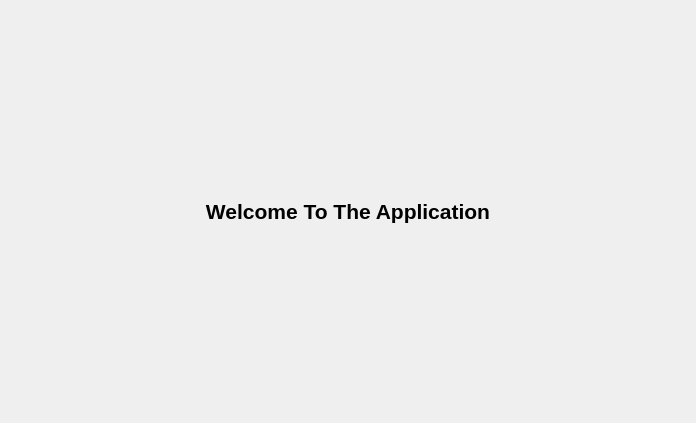
<?xml version="1.0" encoding="UTF-8"?>
<ui version="4.0">
 <class>Application</class>
 <widget class="QDialog" name="Application">
  <property name="geometry">
   <rect>
    <x>0</x>
    <y>0</y>
    <width>696</width>
    <height>423</height>
   </rect>
  </property>
  <property name="windowTitle">
   <string>Dialog</string>
  </property>
  <layout class="QVBoxLayout" name="verticalLayout">
   <item>
    <widget class="QLabel" name="label">
     <property name="font">
      <font>
       <pointsize>16</pointsize>
       <bold>true</bold>
      </font>
     </property>
     <property name="text">
      <string>Welcome To The Application</string>
     </property>
     <property name="alignment">
      <set>Qt::AlignmentFlag::AlignCenter</set>
     </property>
    </widget>
   </item>
  </layout>
 </widget>
 <resources/>
 <connections/>
</ui>
